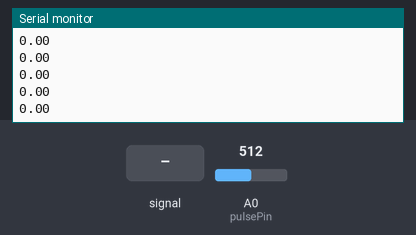
Simulated run of this sketch. Board: Arduino Uno, built with avr-gcc and run on an emulated ATmega328P. On the bench: the last lines printed to the serial monitor. The test bench sets the inputs (shaded band); at power-on: A0 (pulsePin) = 512.

Above: at 1.2 s.
1.3 s: A0 (pulsePin) fed a 200 Hz sine of ±81 counts around its level
At 2.2 s:
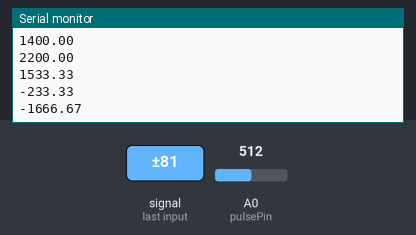
2.8 s: A0 (pulsePin) set to 716
At 3.6 s:
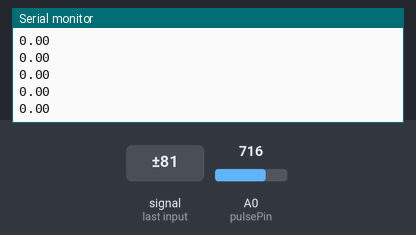
4.3 s: A0 (pulsePin) fed a 1000 Hz sine of ±255 counts around its level
At 5.2 s:
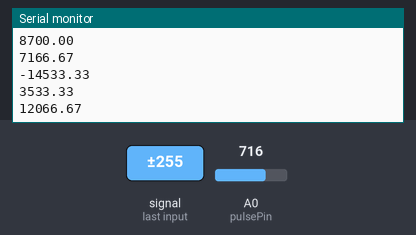
5.8 s: A0 (pulsePin) set to 900
At 6.5 s:
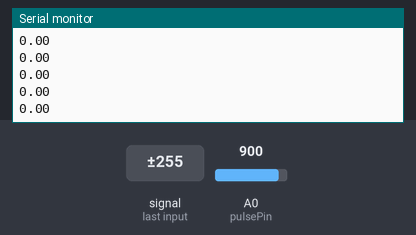
Timing chart, 0 to 8.3 s (numbered marks = the images above; inputs shaded):
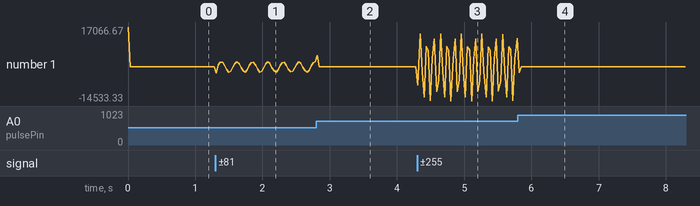

Measured:
- after the input at 1.3 s, the serial monitor: prints a new line at once (image 1)
- after the input at 2.8 s, the serial monitor: prints a new line at once (image 2)
- after the input at 4.3 s, the serial monitor: prints a new line at once (image 3)
- plotted number 1: 0 → 2166.67 after the input at 1.3 s, 0 → 12166.67 after the input at 4.3 s

The sketch:

sub.ino
```cpp
#include <Arduino.h>

const int pulsePin = A0;
int gainPercent = 100;
float gain = gainPercent / 100.0;

int signalValue = 0;
int adjustedSignal = 0;

const float dt = 0.03;               // 30ms = 0.03s
const int differentiationCount = 1;  // 몇 번 미분할지 설정 (1~N)

float* derivatives = nullptr;     // 미분 결과 배열
float* previousValues = nullptr;  // 이전 단계 값 저장

void setup() {
  Serial.begin(9600);
  // 동적 배열 할당
  derivatives = new float[differentiationCount + 1];
  previousValues = new float[differentiationCount + 1];

  for (int i = 0; i <= differentiationCount; i++) {
    derivatives[i] = 0;
    previousValues[i] = 0;
  }
}

void loop() {
  signalValue = analogRead(pulsePin);
  adjustedSignal = signalValue * gain;

  if (adjustedSignal > 1023) adjustedSignal = 1023;
  if (adjustedSignal < 0) adjustedSignal = 0;

  // 1차 입력값
  derivatives[0] = adjustedSignal;

  // 미분 단계 수행
  for (int i = 1; i <= differentiationCount; i++) {
    derivatives[i] = (derivatives[i - 1] - previousValues[i - 1]) / dt;
    previousValues[i - 1] = derivatives[i - 1];  // 다음 루프를 위한 저장
  }

  // 마지막 미분 결과만 출력
  Serial.println(derivatives[differentiationCount]);

  delay(30);
}

void cleanup() {
  delete[] derivatives;
  delete[] previousValues;
}
```
